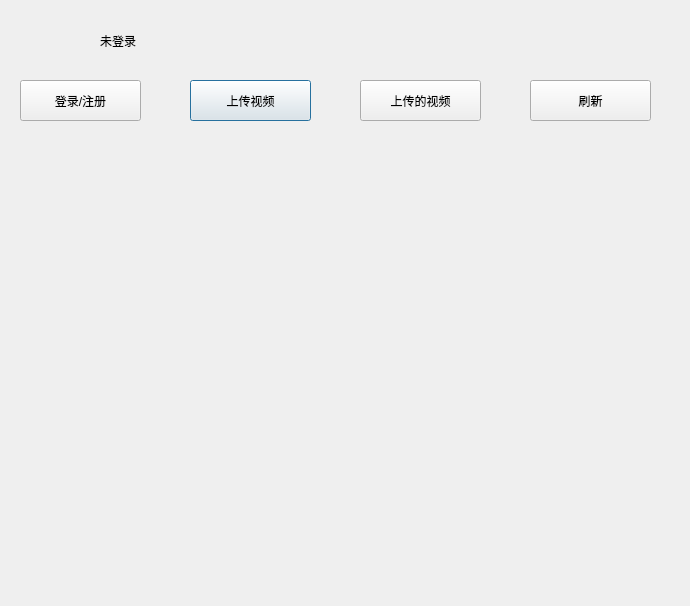
<?xml version="1.0" encoding="UTF-8"?>
<ui version="4.0">
 <class>loginDialog</class>
 <widget class="QDialog" name="loginDialog">
  <property name="geometry">
   <rect>
    <x>0</x>
    <y>0</y>
    <width>690</width>
    <height>606</height>
   </rect>
  </property>
  <property name="windowTitle">
   <string>Dialog</string>
  </property>
  <widget class="QLabel" name="lb_head">
   <property name="geometry">
    <rect>
     <x>10</x>
     <y>10</y>
     <width>71</width>
     <height>61</height>
    </rect>
   </property>
   <property name="text">
    <string/>
   </property>
   <property name="pixmap">
    <pixmap>../../INClient/tx/0.png</pixmap>
   </property>
  </widget>
  <widget class="QLabel" name="lb_welcom">
   <property name="geometry">
    <rect>
     <x>100</x>
     <y>20</y>
     <width>191</width>
     <height>41</height>
    </rect>
   </property>
   <property name="text">
    <string>未登录</string>
   </property>
  </widget>
  <widget class="QPushButton" name="pb_upload">
   <property name="geometry">
    <rect>
     <x>190</x>
     <y>80</y>
     <width>121</width>
     <height>41</height>
    </rect>
   </property>
   <property name="text">
    <string>上传视频</string>
   </property>
  </widget>
  <widget class="QPushButton" name="pb_hasupload">
   <property name="geometry">
    <rect>
     <x>360</x>
     <y>80</y>
     <width>121</width>
     <height>41</height>
    </rect>
   </property>
   <property name="text">
    <string>上传的视频</string>
   </property>
  </widget>
  <widget class="QPushButton" name="pb_login">
   <property name="geometry">
    <rect>
     <x>20</x>
     <y>80</y>
     <width>121</width>
     <height>41</height>
    </rect>
   </property>
   <property name="text">
    <string>登录/注册</string>
   </property>
  </widget>
  <widget class="QWidget" name="widget" native="true">
   <property name="geometry">
    <rect>
     <x>0</x>
     <y>130</y>
     <width>691</width>
     <height>481</height>
    </rect>
   </property>
   <widget class="QMymovieLabel" name="pb_play1" native="true">
    <property name="geometry">
     <rect>
      <x>12</x>
      <y>2</y>
      <width>162</width>
      <height>136</height>
     </rect>
    </property>
   </widget>
   <widget class="QMymovieLabel" name="pb_play2" native="true">
    <property name="geometry">
     <rect>
      <x>180</x>
      <y>2</y>
      <width>163</width>
      <height>136</height>
     </rect>
    </property>
   </widget>
   <widget class="QMymovieLabel" name="pb_play3" native="true">
    <property name="geometry">
     <rect>
      <x>349</x>
      <y>2</y>
      <width>162</width>
      <height>136</height>
     </rect>
    </property>
   </widget>
   <widget class="QMymovieLabel" name="pb_play4" native="true">
    <property name="geometry">
     <rect>
      <x>517</x>
      <y>2</y>
      <width>162</width>
      <height>136</height>
     </rect>
    </property>
   </widget>
   <widget class="QMymovieLabel" name="pb_play5" native="true">
    <property name="geometry">
     <rect>
      <x>15</x>
      <y>160</y>
      <width>162</width>
      <height>135</height>
     </rect>
    </property>
   </widget>
   <widget class="QMymovieLabel" name="pb_play6" native="true">
    <property name="geometry">
     <rect>
      <x>183</x>
      <y>160</y>
      <width>163</width>
      <height>135</height>
     </rect>
    </property>
   </widget>
   <widget class="QMymovieLabel" name="pb_play7" native="true">
    <property name="geometry">
     <rect>
      <x>352</x>
      <y>160</y>
      <width>162</width>
      <height>135</height>
     </rect>
    </property>
   </widget>
   <widget class="QMymovieLabel" name="pb_play8" native="true">
    <property name="geometry">
     <rect>
      <x>520</x>
      <y>160</y>
      <width>162</width>
      <height>135</height>
     </rect>
    </property>
   </widget>
   <widget class="QMymovieLabel" name="pb_play10" native="true">
    <property name="geometry">
     <rect>
      <x>183</x>
      <y>320</y>
      <width>163</width>
      <height>136</height>
     </rect>
    </property>
   </widget>
   <widget class="QMymovieLabel" name="pb_play9" native="true">
    <property name="geometry">
     <rect>
      <x>15</x>
      <y>320</y>
      <width>162</width>
      <height>136</height>
     </rect>
    </property>
   </widget>
   <widget class="QMymovieLabel" name="pb_play12" native="true">
    <property name="geometry">
     <rect>
      <x>520</x>
      <y>320</y>
      <width>162</width>
      <height>136</height>
     </rect>
    </property>
   </widget>
   <widget class="QMymovieLabel" name="pb_play11" native="true">
    <property name="geometry">
     <rect>
      <x>352</x>
      <y>320</y>
      <width>162</width>
      <height>136</height>
     </rect>
    </property>
   </widget>
  </widget>
  <widget class="QPushButton" name="pb_fresh">
   <property name="geometry">
    <rect>
     <x>530</x>
     <y>80</y>
     <width>121</width>
     <height>41</height>
    </rect>
   </property>
   <property name="text">
    <string>刷新</string>
   </property>
  </widget>
 </widget>
 <customwidgets>
  <customwidget>
   <class>QMymovieLabel</class>
   <extends>QWidget</extends>
   <header location="global">qmymovielabel.h</header>
   <container>1</container>
  </customwidget>
 </customwidgets>
 <resources/>
 <connections/>
</ui>
